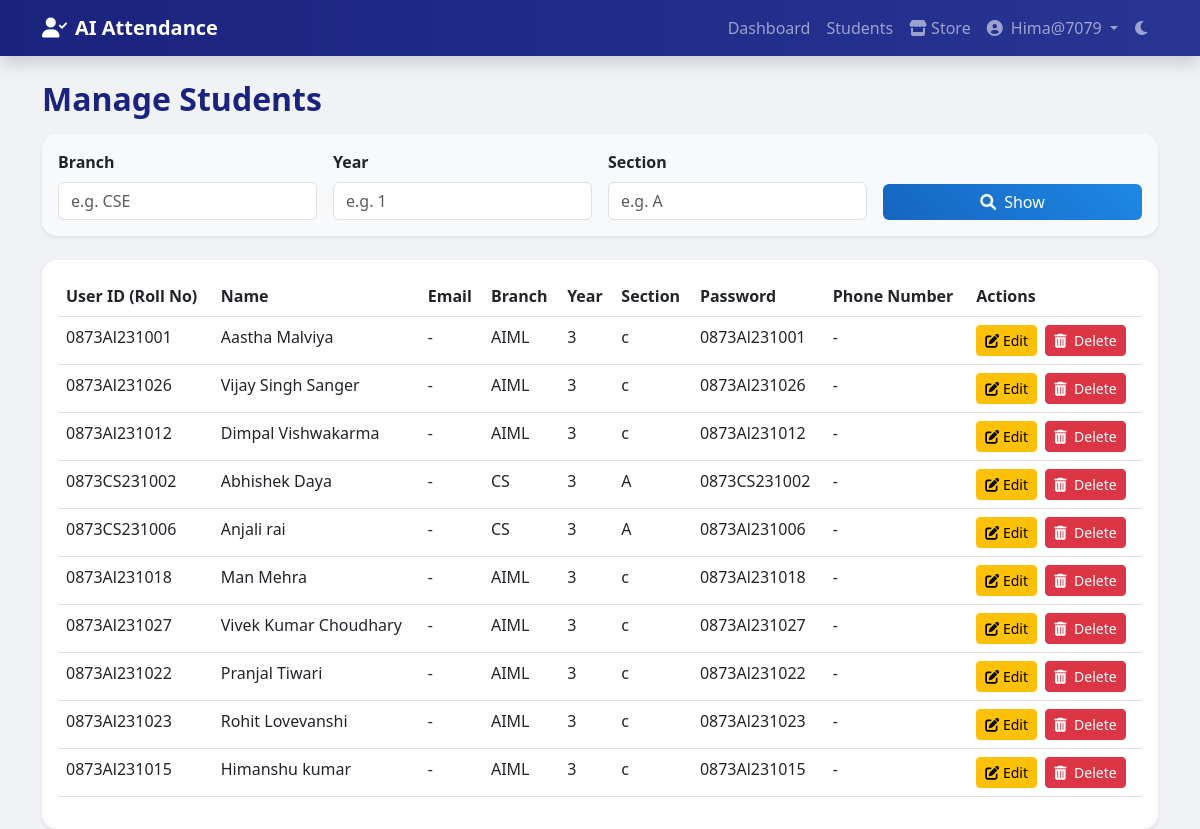
The page /core/manage_students/ (signed in) on the database as committed earlier.
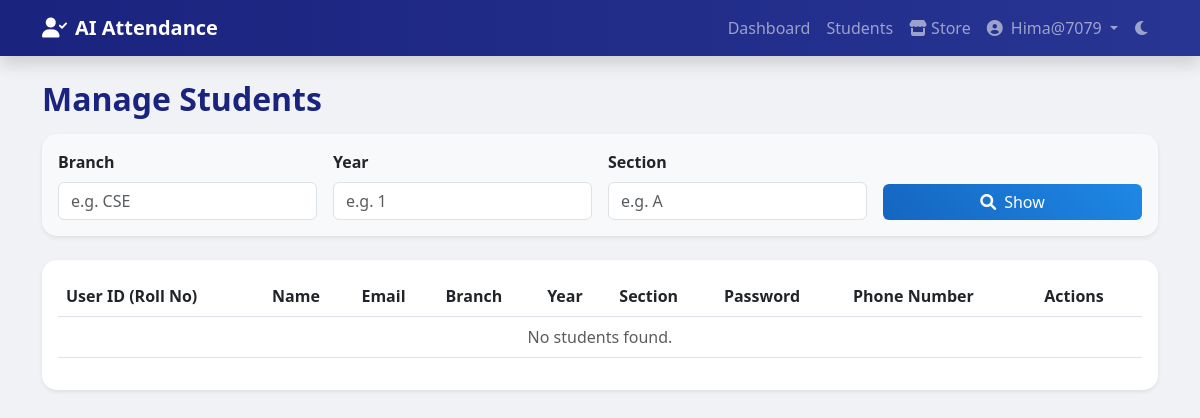
The same page on the database as committed later.
### core/models.py (models this page shows, shortened)
class Student(models.Model):
    user = models.OneToOneField(User, on_delete=models.CASCADE, null=True, blank=True)
    name = models.CharField(max_length=100)
    roll_number = models.CharField(max_length=20, unique=True)
    email = models.EmailField(max_length=100, null=True, blank=True)
    phone_number = models.CharField(max_length=15, null=True, blank=True)
    address = models.TextField(null=True, blank=True)
    date_of_birth = models.DateField(null=True, blank=True)
    department = models.CharField(max_length=100, null=True, blank=True)
    year = models.CharField(max_length=10, null=True, blank=True)
    section = models.CharField(max_length=10, null=True, blank=True)
    plain_password = models.CharField(max_length=128, null=True, blank=True)  # For display purposes only
    created_at = models.DateTimeField(auto_now_add=True)

### core/views.py (the view)
# urls.py: path('manage_students/', views.manage_students, name='manage_students'),
@user_passes_test(lambda u: u.is_superuser or u.is_staff)
def manage_students(request):
    branch = request.GET.get('branch')
    year = request.GET.get('year')
    section = request.GET.get('section')
    if branch and year and section:
         students = Student.objects.filter(
            department__icontains=branch,
            year__icontains=year,
            section__icontains=section
        ).order_by('roll_number')
    else:
        if request.user.is_superuser:
            students = Student.objects.all().order_by('-created_at') # Admin sees all
        else:
            students = Student.objects.none() # Teacher sees none
    assigned_subjects = None
    if not request.user.is_superuser and request.user.is_staff:
        assigned_subjects = TeacherSubject.objects.filter(teacher=request.user).values_list('subject', flat=True)
    for student in students:
        records = AttendanceRecord.objects.filter(student=student)
        if assigned_subjects is not None:
            records = records.filter(subject__in=assigned_subjects)
        total_classes = records.count()
        present_count = records.filter(status='Present').count()
        if total_classes > 0:
            percentage = round((present_count / total_classes) * 100, 1)
        else:
            percentage = 0
        student.attendance_percentage = percentage
        student.total_classes = total_classes
        student.present_count = present_count
    return render(request, 'manage_students.html', {'students': students})

### templates/manage_students.html (shortened to what the changed rows need)
{% extends 'base.html' %}
{% block content %}
<div class="row mb-4">
    <div class="col-md-12">
        <h2 class="header-title">
            {% if request.user.is_superuser %}Manage Students{% else %}Student Attendance{% endif %}
        </h2>
    </div>
</div>
{% if students or request.user.is_superuser %}
<div class="card shadow-sm">
    <div class="card-body">
        <div class="table-responsive">
            <table class="table table-hover">
                <thead>
                    <tr>
                        <th>User ID (Roll No)</th>
                        <th>Name</th>
                        {% if request.user.is_superuser %}
                        <th>Email</th>
                        <th>Branch</th>
                        <th>Year</th>
                        <th>Section</th>
                        <th>Password</th>
                        <th>Phone Number</th>
                        <th>Actions</th>
                        {% else %}
                        <th>Branch</th>
                        <th>Total Classes</th>
                        <th>Present</th>
                        <th>Attendance</th>
                        {% endif %}
                    </tr>
                </thead>
                <tbody>
                    {% for student in students %}
                    <tr>
                        <td>{{ student.roll_number }}</td>
                        <td>{{ student.name }}</td>
                        {% if request.user.is_superuser %}
                        <td>{{ student.email|default:"-" }}</td>
                        <td>{{ student.department|default:"-" }}</td>
                        <td>{{ student.year|default:"-" }}</td>
                        <td>{{ student.section|default:"-" }}</td>
                        <td>{{ student.plain_password|default:student.roll_number }}</td>
                        <td>{{ student.phone_number|default:"-" }}</td>
                        <td>
                            <a href="{% url 'edit_student' student.id %}" class="btn btn-warning btn-sm me-1">
                                <i class="fas fa-edit"></i> Edit
                            </a>
                            <form action="{% url 'delete_student' student.id %}" method="post" class="d-inline"
                                onsubmit="return confirm('Are you sure you want to delete this student? This action cannot be undone.');">
                                <button type="submit" class="btn btn-danger btn-sm">
                                    <i class="fas fa-trash-alt me-1"></i> Delete
                                </button>
                            </form>
                        </td>
                        {% endif %}
                    </tr>
                    {% empty %}
                    <tr>
                        <td colspan="{% if request.user.is_superuser %}9{% else %}4{% endif %}"
                            class="text-center text-muted">No students found.</td>
                    </tr>
                    {% endfor %}
                </tbody>
            </table>
        </div>
    </div>
</div>
{% elif not request.user.is_superuser %}
<div class="alert alert-info text-center mt-4">
    <i class="fas fa-info-circle me-2"></i> Please enter Branch, Year, and Section to view student attendance.
</div>
{% endif %}
{% endblock %}

Rows that differ between the two databases and show on the page:
removed Student: roll_number "0873Al231001", name "Aastha Malviya", email "-", department "AIML", year "3", section "c", plain_password "0873Al231001", phone_number "-"
removed Student: roll_number "0873Al231026", name "Vijay Singh Sanger", email "-", department "AIML", year "3", section "c", plain_password "0873Al231026", phone_number "-"
removed Student: roll_number "0873Al231012", name "Dimpal Vishwakarma", email "-", department "AIML", year "3", section "c", plain_password "0873Al231012", phone_number "-"
removed Student: roll_number "0873CS231002", name "Abhishek Daya", email "-", department "CS", year "3", section "A", plain_password "0873CS231002", phone_number "-"
removed Student: roll_number "0873CS231006", name "Anjali rai", email "-", department "CS", year "3", section "A", plain_password "0873Al231006", phone_number "-"
removed Student: roll_number "0873Al231018", name "Man Mehra", email "-", department "AIML", year "3", section "c", plain_password "0873Al231018", phone_number "-"
removed Student: roll_number "0873Al231027", name "Vivek Kumar Choudhary", email "-", department "AIML", year "3", section "c", plain_password "0873Al231027", phone_number "-"
removed Student: roll_number "0873Al231022", name "Pranjal Tiwari", email "-", department "AIML", year "3", section "c", plain_password "0873Al231022", phone_number "-"
removed Student: roll_number "0873Al231023", name "Rohit Lovevanshi", email "-", department "AIML", year "3", section "c", plain_password "0873Al231023", phone_number "-"
removed Student: roll_number "0873Al231015", name "Himanshu kumar", email "-", department "AIML", year "3", section "c", plain_password "0873Al231015", phone_number "-"
Other text that changed with them:
text now shown: "No students found."
